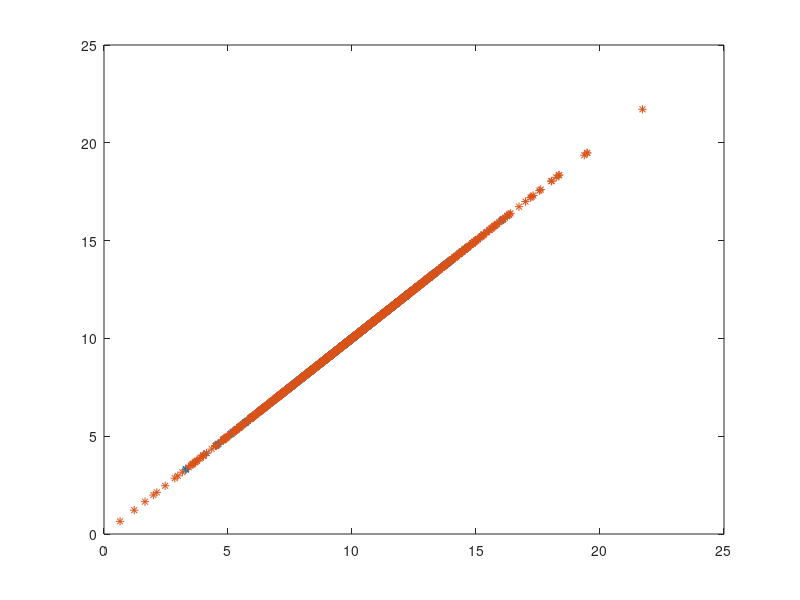

Write MATLAB code to recreate this figure. (Note: this script raises an error after producing the figure.)
u1=transpose([10,10])
u2=transpose([22,10])
sigma=[4,4;4,9]

%rng default  % For reproducibility

r1= mvnrnd(u1,sigma,1000)
r2 = mvnrnd(u2,sigma,1000);

f1=figure;
plot(r1(:,:),r1(:,:),'*')
hold
plot(r1(:,0),r1(:,1),'+')


 

hold


plot(r2(:,:),r2(:,:),'+')
hold
plot(r2(:,0),r2(:,1),'+')
%hold
%plot(r2(:,2),r2(:,3),'-o')




